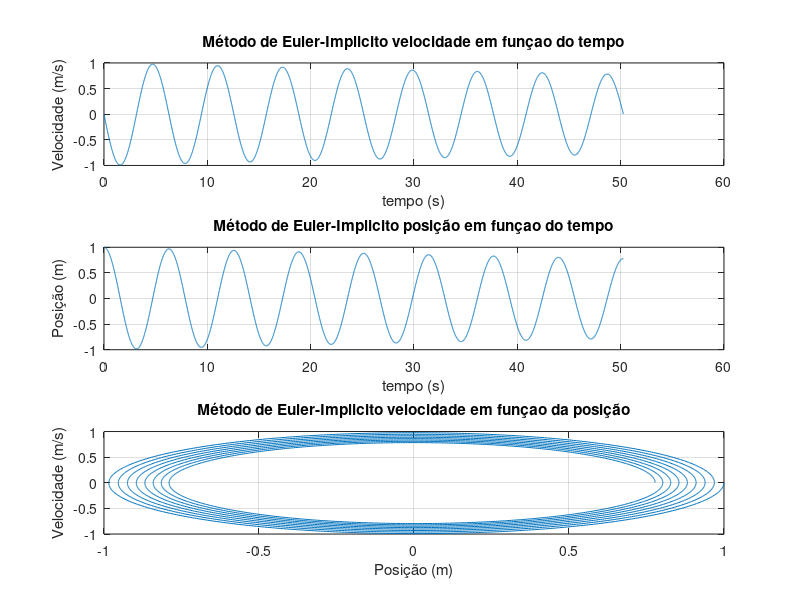
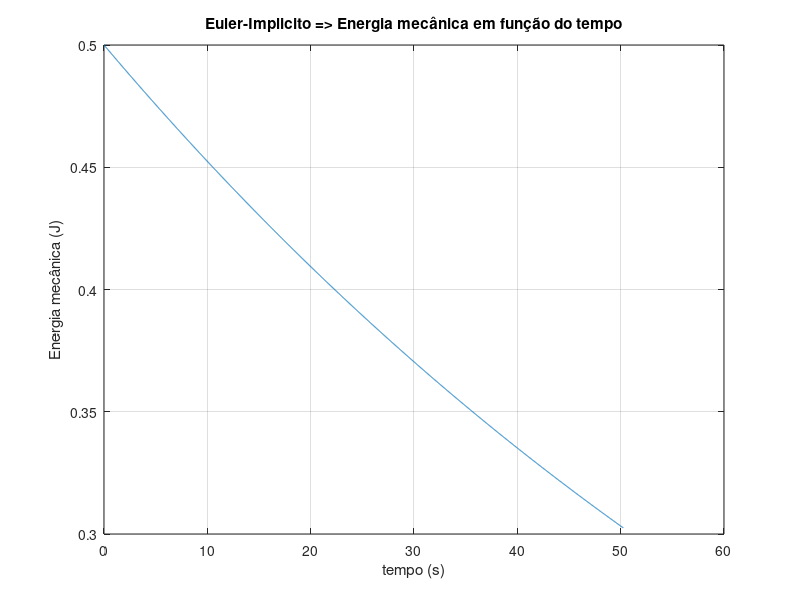

These charts were generated, in order, by the following MATLAB code:
%%  Ex1.c

clear,clc,close all

%% EQUAÇÕES DIFERENCIAS PARA APLICAÇÃO DO MÉTODO DE EULER

% Equação diferencial principal:
%             Fr=m*a <=>
%             <=> m*a=-k*x <=>
%             <=> m*v'=-k*x <=>
%             <=> m*x'' = -k*x <=>
%             <=> x'' = -k*x/m
% 
%  Dividindo esta EDO em 2 de primeira ordem temos:
%             v' = -k*x/m     e     v=x'

%% CONSTANTES

x0=1;   
v0=0;
k=1;
m=1;

h=0.01;     %passo temporal (IMPOSTO POR NÓS)
t0=0;

w=sqrt(k/m);    %calculo do tempo final, uma aproximação do tempo final
T=2*pi/w;
tf=T*8;

t=t0:h:tf;      %vetor tempo

v=[];
x=[];
v(1)=v0;
x(1)=x0;

%% MÉTODO DE EULER IMPLÍCITO

for i=1:length(t)-1
    v(i+1)=(v(i)-x(i)*h)/(1+h^2);  %expressao da velocidade-> Euler-Implicito
    x(i+1)=x(i)+v(i+1)*h;     %expressao da posição (mantém o Euler-Cromer)
end

%% SOLUÇÃO ANALÍTICA

%NÃO DÃO A SOLUÇÃO ANALÍTICA COMO É QUE QUEREM QUE COMPARE-MOS

%% ENERGIA MECÂNICA

Em=m*v.^2*0.5+k*x.^2*0.5;   %Em=Ec+Epe= 1/2*m*v^2 + k*x^2/2

%% GRÁFICOS

figure(1)
subplot(3,1,1)
plot(t,v)
grid on
title('Método de Euler-Implicito velocidade em funçao do tempo')
xlabel('tempo (s)')
ylabel('Velocidade (m/s)')

subplot(3,1,2)
plot(t,x)
grid on
title('Método de Euler-Implicito posição em funçao do tempo')
xlabel('tempo (s)')
ylabel('Posição (m)')

subplot(3,1,3)
plot(x,v)
grid on
title('Método de Euler-Implicito velocidade em funçao da posição')
xlabel('Posição (m)')
ylabel('Velocidade (m/s)')

figure(2)
plot(t,Em)
grid on
title('Euler-Implicito => Energia mecânica em função do tempo')
xlabel('tempo (s)')
ylabel('Energia mecânica (J)')